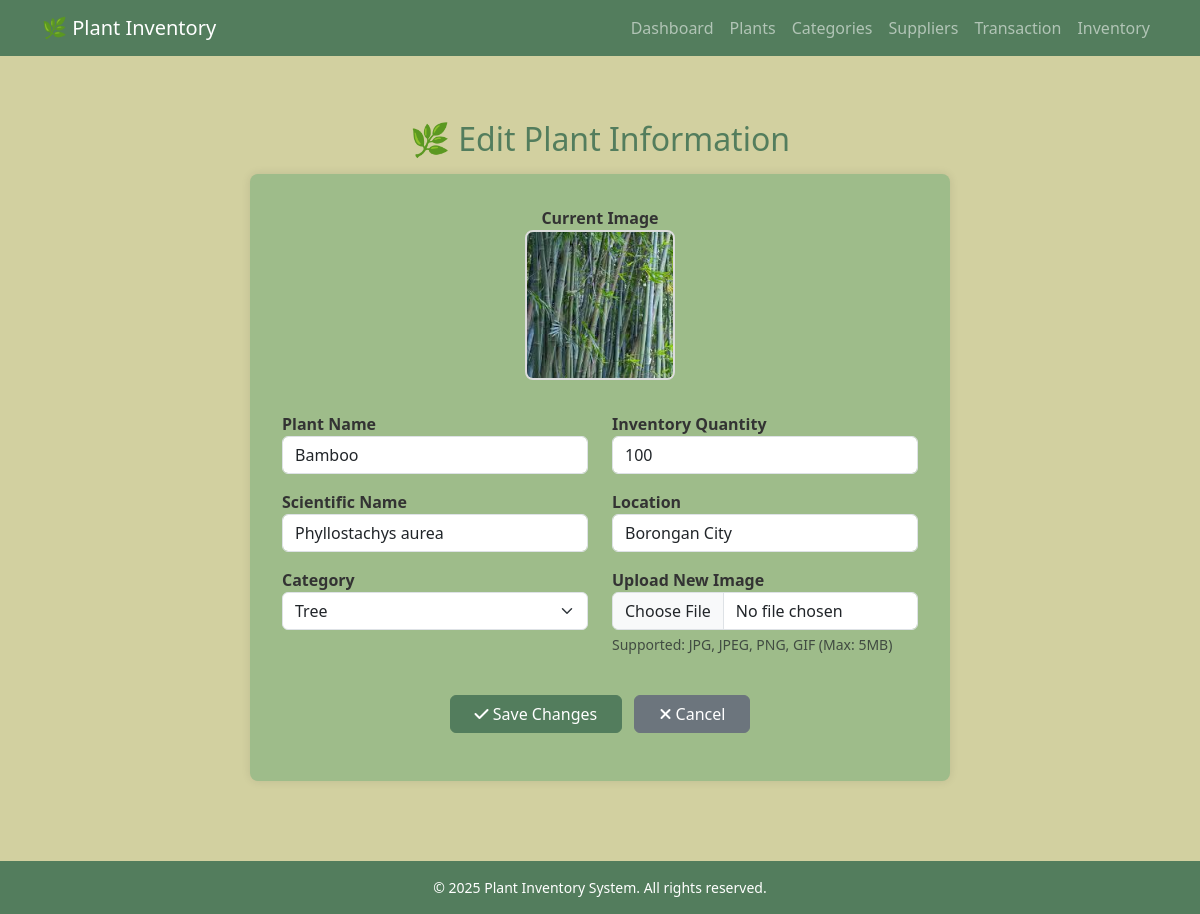
The page /edit_plants.php?id=26 (signed in) on the database its author committed.
### tables this page shows
CREATE TABLE `plants` (
  `PlantID` int(11) NOT NULL,
  `Name` varchar(255) NOT NULL,
  `ScientificName` varchar(255) NOT NULL,
  `Location` varchar(255) NOT NULL,
  `LastUpdated` datetime NOT NULL DEFAULT current_timestamp(),
  `ImagePath` longblob NOT NULL,
  `category_id` int(11) DEFAULT NULL
);

CREATE TABLE `category` (
  `category_id` int(11) NOT NULL,
  `category_name` varchar(50) NOT NULL
);

CREATE TABLE `inventory` (
  `InventoryID` int(11) NOT NULL,
  `PlantID` int(11) NOT NULL,
  `SupplierID` int(11) NOT NULL,
  `inv_quantity` int(11) NOT NULL,
  `LastUpdated` datetime NOT NULL DEFAULT current_timestamp()
);

### edit_plants.php (the view, shortened to what this page needs)
<?php
include 'navbar.php';
include 'auth.php';
$plantID = $_GET['id'];
$sql = "SELECT p.*, c.category_name, inv.inv_quantity, inv.SupplierID
    FROM Plants p
    LEFT JOIN category c ON p.category_id = c.category_id
    LEFT JOIN inventory inv ON p.PlantID = inv.PlantID
    WHERE p.PlantID = ?";
$stmt = $conn->prepare($sql);
$stmt->bind_param("i", $plantID);
$stmt->execute();
$result = $stmt->get_result();
$plant = $result->fetch_assoc();
$categorySql = "SELECT category_id, category_name FROM category ORDER BY category_name";
$categoryResult = $conn->query($categorySql);
$categories = [];
if ($categoryResult) {
  while ($row = $categoryResult->fetch_assoc()) {
    $categories[] = $row;
  }
}
?>
<!DOCTYPE html>
<html lang="en">
<head>
  <link href="https://cdn.jsdelivr.net/npm/bootstrap@5.3.0/dist/css/bootstrap.min.css" rel="stylesheet">
  <link rel="stylesheet" href="https://cdnjs.cloudflare.com/ajax/libs/font-awesome/6.5.0/css/all.min.css">
</head>
<body>
<div class="container-main">
  <h2>🌿 Edit Plant Information</h2>
  <div class="form-container">
  <div class="image-section">
    <label>Current Image</label><br>
    <?php
    $currentImage = !empty($plant['ImagePath']) ? $plant['ImagePath'] : '';
    if (!empty($currentImage)): ?>
      <img id="currentImage" src="<?= htmlspecialchars($currentImage) ?>" class="current-image" alt="Current Image"
      onerror="this.style.display='none'; document.getElementById('noImagePlaceholder').style.display='flex';">
    <?php else: ?>
      <div class="no-image">No Image Available</div>
    <?php endif; ?>
  </div>
  <form action="edit_plants.php?id=<?= $plantID ?>" method="POST" enctype="multipart/form-data">
    <div class="row">
    <div class="col-md-6">
      <div class="mb-3">
      <label>Plant Name</label>
      <input type="text" class="form-control" name="name" value="<?= htmlspecialchars($plant['Name']) ?>" required>
      </div>
      <div class="mb-3">
      <label>Scientific Name</label>
      <input type="text" class="form-control" name="scientific_name" value="<?= htmlspecialchars($plant['ScientificName']) ?>" required>
      </div>
      <div class="mb-3">
      <label>Category</label>
      <select class="form-select" name="category_id" required>
        <?php foreach ($categories as $category): ?>
        <option value="<?= htmlspecialchars($category['category_id']) ?>" <?= $plant['category_id'] == $category['category_id'] ? 'selected' : '' ?>>
          <?= htmlspecialchars($category['category_name']) ?>
        </option>
        <?php endforeach; ?>
      </select>
      </div>
    </div>
    <div class="col-md-6">
      <div class="mb-3">
      <label>Inventory Quantity</label>
      <input type="number" class="form-control" name="inv_quantity" value="<?= htmlspecialchars($plant['inv_quantity']) ?>" min="0" required>
      </div>
      <div class="mb-3">
      <label>Location</label>
      <input type="text" class="form-control" name="location" value="<?= htmlspecialchars($plant['Location']) ?>" required>
      </div>
      <div class="mb-3">
      <label>Upload New Image</label>
      <input type="file" class="form-control" name="plant_image" accept="image/*">
      <div class="form-text">Supported: JPG, JPEG, PNG, GIF (Max: 5MB)</div>
      </div>
    </div>
    </div>
    <div class="row">
      <div class="col-12 text-center mt-4">
        <button type="submit" class="btn btn-success me-2 px-4"><i class="fa-solid fa-check"></i> Save Changes</button>
        <button type="button" class="btn btn-secondary px-4" onclick="window.location.href='plants.php'"><i class="fa-solid fa-xmark"></i> Cancel</button>
      </div>
    </div>
  </form>
  </div>
</div>
<?php include 'footer.php'; ?>
</body>
</html>

### edit_plants.php (style rules this page uses)
:root { --primary-dark-green: #537D5D; --primary-green: #73946B; --secondary-light-green: #9EBC8A; --accent-beige: #D2D0A0; }
body { background-color: var(--accent-beige); font-family: 'Segoe UI', sans-serif; margin: 0; }
h2 { color: var(--primary-dark-green); text-align: center; margin: 2rem 0 1rem; }
.container-main { padding: 2rem; }
.form-container { background-color: var(--secondary-light-green); border-radius: 8px; padding: 2rem; max-width: 700px; margin: auto; box-shadow: 0 0 10px rgba(0,0,0,0.1); }
label { font-weight: 600; color: #333; }
.btn-success { background-color: var(--primary-dark-green); border-color: var(--primary-dark-green); }
.image-section { text-align: center; margin-bottom: 2rem; }
.current-image, .no-image { max-width: 150px; height: 150px; border-radius: 8px; border: 2px solid #ddd; object-fit: cover; }

### rows shown on the page
plants: ImagePath (picture), name "Bamboo", scientific_name "Phyllostachys aurea", category_id "Tree", inv_quantity "100", location "Borongan City"
